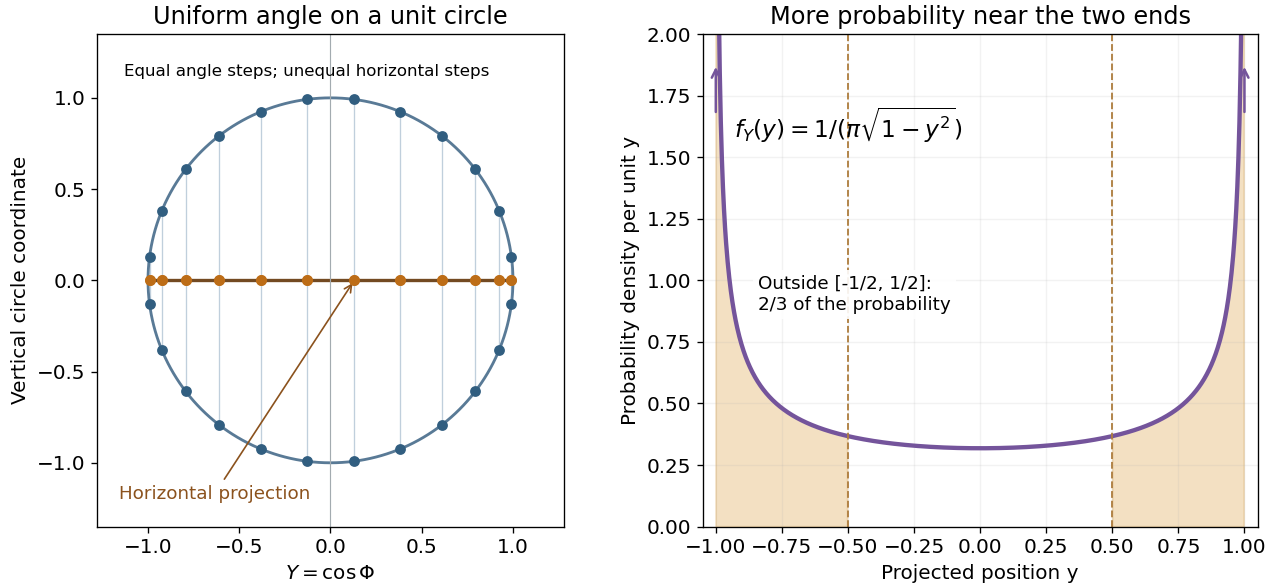

Source code (Python):
"""Original uniform-circle projection and arcsine density; output PNG to cwd."""
from pathlib import Path
import numpy as np
import matplotlib
matplotlib.use('Agg')
import matplotlib.pyplot as plt


def main():
    plt.rcParams.update({'font.size':12,'figure.facecolor':'white','axes.facecolor':'white'})
    fig,(ax,bx)=plt.subplots(1,2,figsize=(10.6,4.9),layout='constrained')
    theta=np.linspace(0,2*np.pi,601)
    ax.plot(np.cos(theta),np.sin(theta),color='#597a96',lw=1.7)
    phase=2*np.pi*(np.arange(24)+.5)/24
    x,y=np.cos(phase),np.sin(phase)
    for xx,yy in zip(x,y):ax.plot([xx,xx],[yy,0],color='#6b8eac',lw=.8,alpha=.42)
    ax.scatter(x,y,s=30,color='#315e80',zorder=4)
    ax.scatter(x,np.zeros_like(x),s=30,color='#bd6d17',zorder=5)
    ax.plot([-1,1],[0,0],color='#734a22',lw=2)
    ax.axvline(0,color='#a3abb0',lw=.7)
    chosen=5;xx,yy=x[chosen],y[chosen]
    ax.annotate('Horizontal projection',(xx,0),xytext=(-1.16,-1.20),fontsize=11,
                arrowprops={'arrowstyle':'->','color':'#8b521d'},color='#8b521d')
    ax.text(-1.13,1.12,'Equal angle steps; unequal horizontal steps',fontsize=10)
    ax.set(xlim=(-1.28,1.28),ylim=(-1.35,1.35),aspect='equal',xlabel=r'$Y=\cos\Phi$',ylabel='Vertical circle coordinate',
           title='Uniform angle on a unit circle')
    z=np.linspace(-.999,.999,1001)
    density=1/(np.pi*np.sqrt(1-z*z))
    bx.plot(z,density,color='#74549b',lw=2.6)
    bx.axvline(-.5,color='#ae7e3f',ls='--',lw=1.1);bx.axvline(.5,color='#ae7e3f',ls='--',lw=1.1)
    bx.fill_between(z,0,density,where=np.abs(z)>.5,color='#e3b66e',alpha=.42)
    bx.text(-.93,1.58,r'$f_Y(y)=1/(\pi\sqrt{1-y^2})$',fontsize=14)
    bx.text(-.84,.88,'Outside [-1/2, 1/2]:\n2/3 of the probability',fontsize=11,
            bbox={'fc':'white','ec':'none','alpha':.9,'pad':3})
    for end in [-1,1]:
        bx.annotate('',xy=(end,1.88),xytext=(end,1.67),arrowprops={'arrowstyle':'->','color':'#74549b','lw':1.5})
    bx.set(xlim=(-1.05,1.05),ylim=(0,2.0),xlabel='Projected position y',ylabel='Probability density per unit y',
           title='More probability near the two ends')
    bx.grid(alpha=.16)
    fig.savefig(Path(__file__).with_suffix('.png').name,dpi=120,facecolor='white')
    plt.close(fig)


if __name__=='__main__':main()
